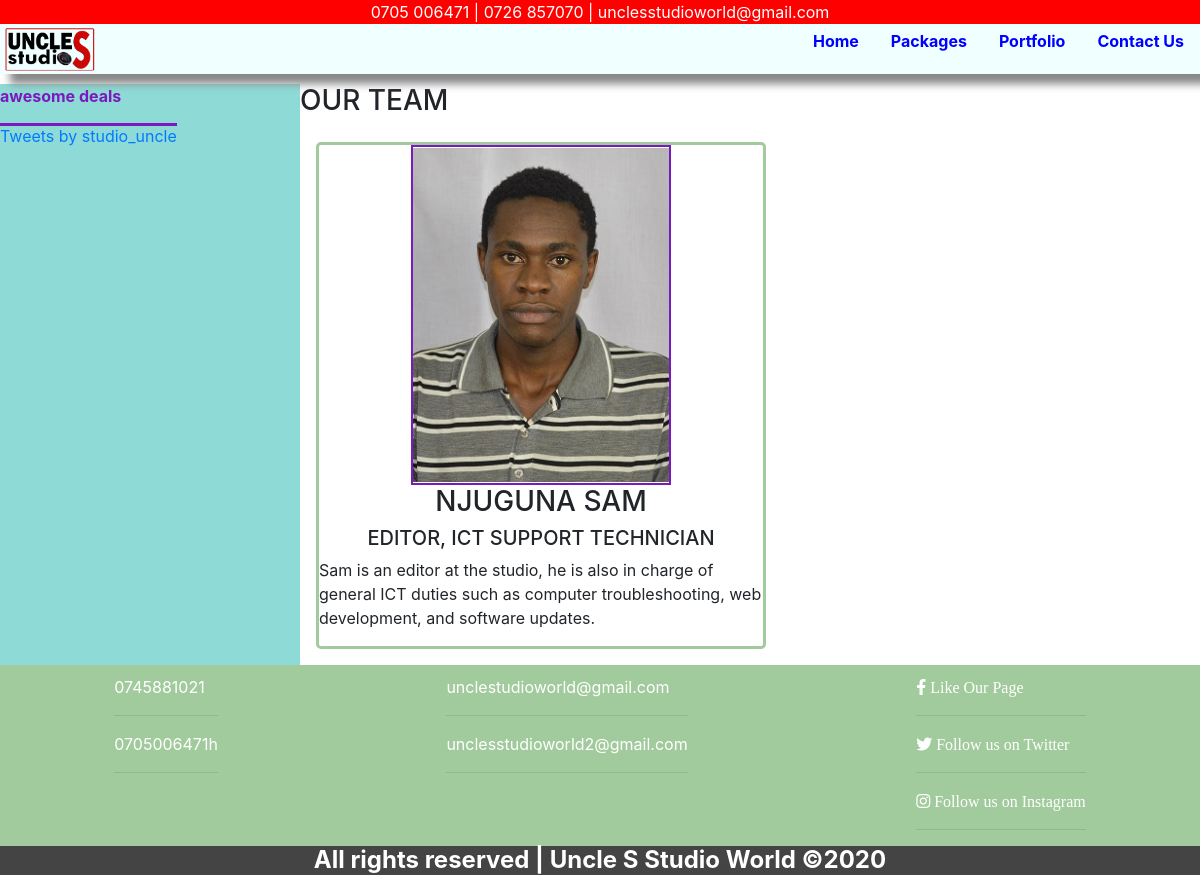
Before: /About with the older database file.
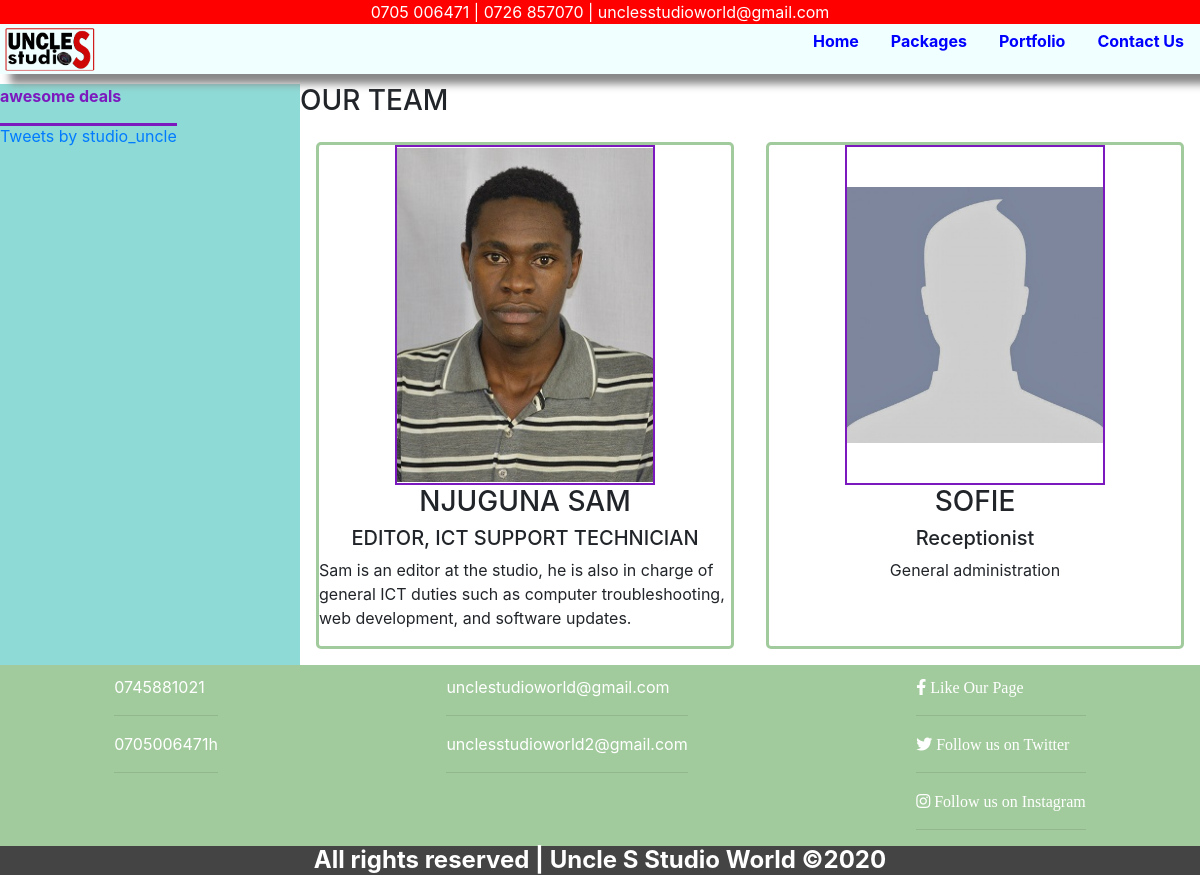
After: the same page with the newer database file.
### home/models.py (models this page shows, shortened)
class Employees(models.Model):
    name = models.CharField(max_length=30)
    position = models.CharField(max_length=50)
    phone = models.CharField(max_length=15)
    short_bio = models.CharField(max_length=200)
    profile = models.ImageField(upload_to='images/', default='empty.jpg')

### home/views.py (the view)
# urls.py: path('About', views.Employees, name='portfolio'),
def Employees(request):
    Employees = models.Employees
    page = 'About Us'
    e_list = Employees.objects.all()
    return render(request, 'portfolio.html', {'team':e_list,})

### TEMPLATES/portfolio.html
{% extends "base.html" %}
{% load static %}
{% block content %}
<h3 id="title">OUR TEAM</h3>
<div class="team">
    {% for employee in team %}
    <div class="employee">
    <img src="media/{{employee.profile}}" alt="{{employee.name}}">
    <h3 class="name">{{employee.name}}</h3>
    <h5 data-role="employee position">{{employee.position}}</h5>
    <p class="bio">{{employee.short_bio}}</p>
    </div>
    {% endfor %}
</div>
{%endblock%}

Changed rows visible on the page:
added Employees: profile (placeholder picture), name "SOFIE", position "Receptionist", short_bio "General administration"
